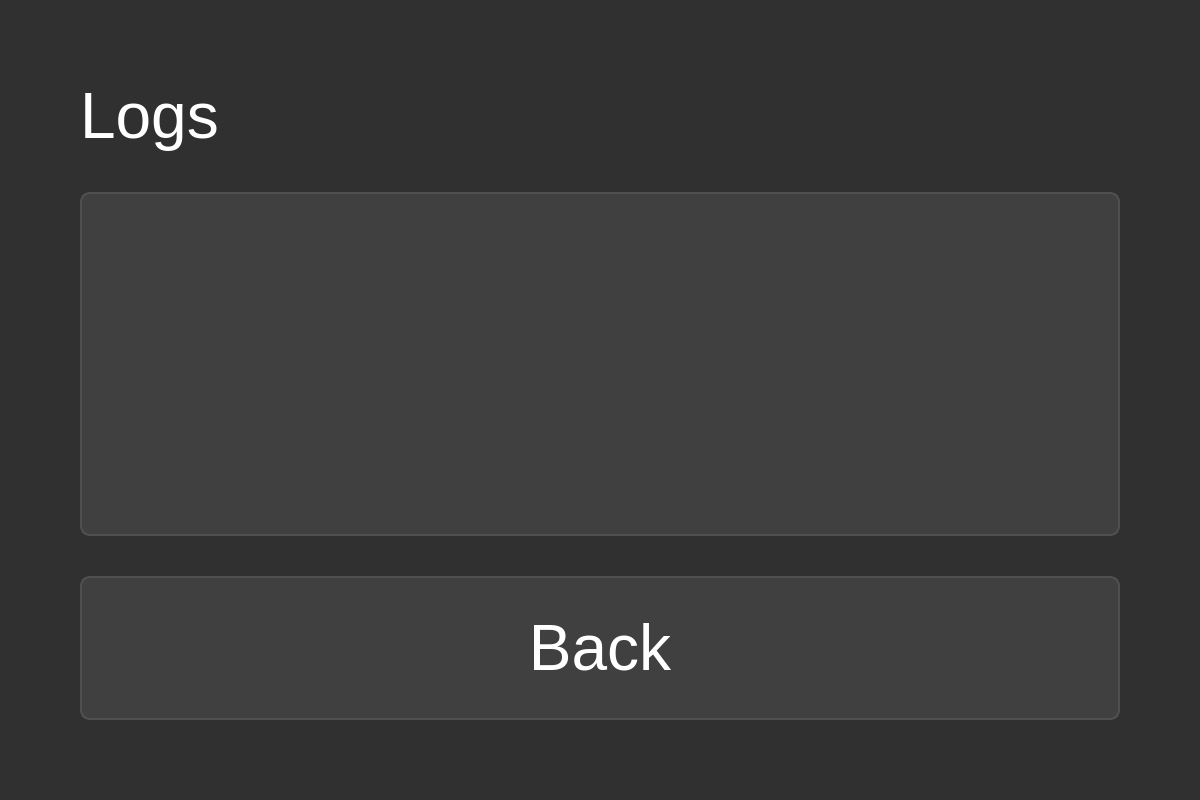
<?xml version="1.0" encoding="UTF-8"?>
<ui version="4.0">
  <class>Logs</class>
  <widget class="QWidget" name="Logs">
    <property name="geometry">
      <rect>
        <x>0</x>
        <y>0</y>
        <width>1200</width>
        <height>800</height>
      </rect>
    </property>
    <property name="styleSheet">
      <string notr="true">QWidget#Logs {
    background-color: #303030;
}
QLabel {
    color: white;
    font-size: 48pt;
}
QTextEdit {
    background-color: #404040;
    color: white;
    border: 2px solid #505050;
    border-radius: 10px;
    padding: 20px;
    font-size: 36pt;
    selection-background-color: #606060;
}
QPushButton {
    background-color: #404040;
    color: white;
    border: 2px solid #505050;
    border-radius: 10px;
    padding: 10px;
    font-size: 48pt;
    min-width: 300px;
    min-height: 120px;
}
QPushButton:hover {
    background-color: #505050;
    border-color: #606060;
}
QPushButton:pressed {
    background-color: #606060;
}</string>
    </property>
    <layout class="QVBoxLayout" name="verticalLayout">
      <property name="spacing">
        <number>40</number>
      </property>
      <property name="leftMargin">
        <number>80</number>
      </property>
      <property name="topMargin">
        <number>80</number>
      </property>
      <property name="rightMargin">
        <number>80</number>
      </property>
      <property name="bottomMargin">
        <number>80</number>
      </property>
      <item>
        <widget class="QLabel" name="titleLabel">
          <property name="text"><string>Logs</string></property>
        </widget>
      </item>
      <item>
        <widget class="QTextEdit" name="logsView">
          <property name="readOnly"><bool>true</bool></property>
        </widget>
      </item>
      <item>
        <widget class="QPushButton" name="backButton">
          <property name="text"><string>Back</string></property>
        </widget>
      </item>
    </layout>
  </widget>
  <resources/>
  <connections/>
</ui>
